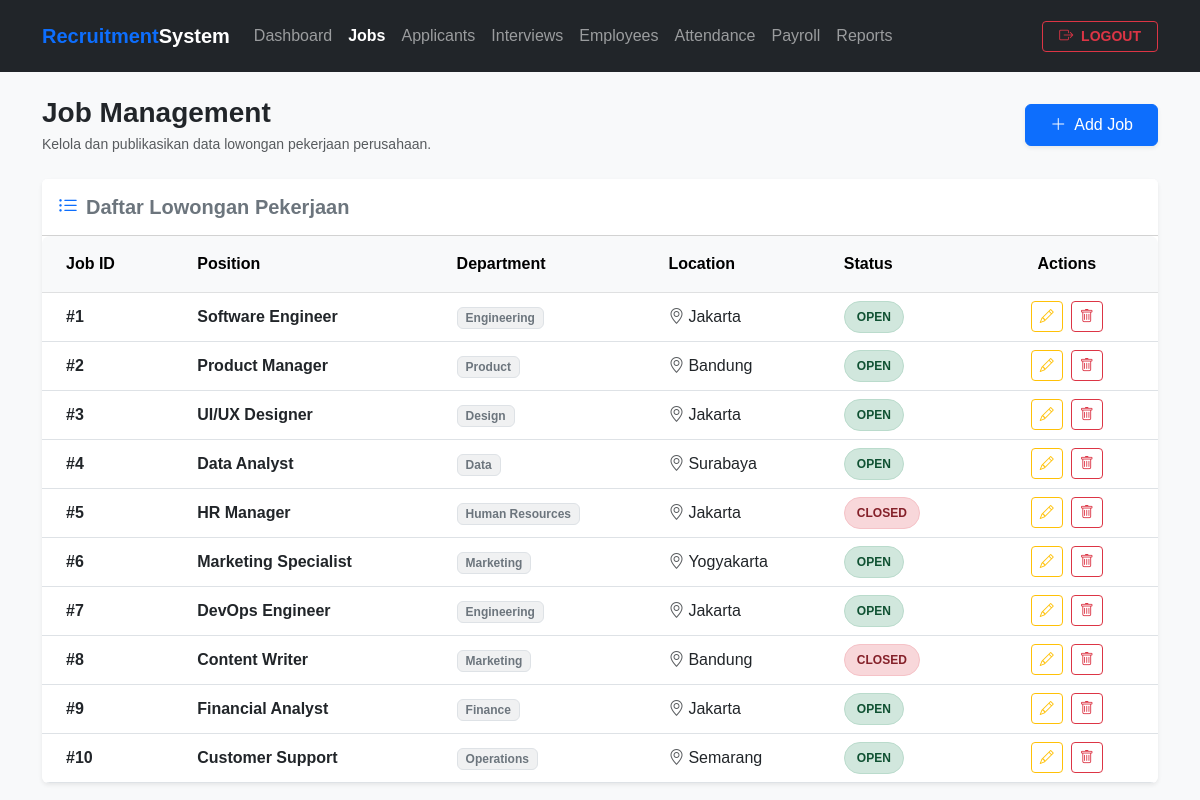
/jobs.php, run on the app's committed database.
### tables this page shows
CREATE TABLE jobs (
    job_id INT AUTO_INCREMENT PRIMARY KEY,
    position VARCHAR(100) NOT NULL,
    department VARCHAR(100) NOT NULL,
    location VARCHAR(100) NOT NULL,
    status ENUM('Open', 'Closed') DEFAULT 'Open',
    created_at TIMESTAMP DEFAULT CURRENT_TIMESTAMP,
    updated_at TIMESTAMP DEFAULT CURRENT_TIMESTAMP ON UPDATE CURRENT_TIMESTAMP
);

### jobs.php (the view, shortened to what this page needs)
<?php
require_once 'config/database.php';
$current_page = 'jobs';
$jobs = $conn->query("SELECT * FROM jobs ORDER BY created_at DESC");
?>
<!DOCTYPE html>
<html lang="id">
<head>
    <link href="https://cdn.jsdelivr.net/npm/bootstrap@5.3.0/dist/css/bootstrap.min.css" rel="stylesheet">
    <link href="https://cdn.jsdelivr.net/npm/bootstrap-icons@1.10.5/font/bootstrap-icons.css" rel="stylesheet">
</head>
<body>
    <nav class="navbar navbar-expand-lg navbar-dark bg-dark mb-4 py-3">
        <div class="container">
            <a class="navbar-brand fw-bold text-primary" href="#">Recruitment<span class="text-white">System</span></a>
            <div class="collapse navbar-collapse" id="navbarNav">
                <ul class="navbar-nav me-auto mb-2 mb-lg-0">
                    <li class="nav-item"><a class="nav-link <?= ($current_page == 'dashboard') ? 'active fw-bold text-white' : '' ?>" href="index.php">Dashboard</a></li>
                    <li class="nav-item"><a class="nav-link <?= ($current_page == 'jobs') ? 'active fw-bold text-white' : '' ?>" href="jobs.php">Jobs</a></li>
                    <li class="nav-item"><a class="nav-link <?= ($current_page == 'applicants') ? 'active fw-bold text-white' : '' ?>" href="applicants.php">Applicants</a></li>
                    <li class="nav-item"><a class="nav-link <?= ($current_page == 'interviews') ? 'active fw-bold text-white' : '' ?>" href="interviews.php">Interviews</a></li>
                    <li class="nav-item"><a class="nav-link <?= ($current_page == 'employees') ? 'active fw-bold text-white' : '' ?>" href="employees.php">Employees</a></li>
                    <li class="nav-item"><a class="nav-link <?= ($current_page == 'attendance') ? 'active fw-bold text-white' : '' ?>" href="attendance.php">Attendance</a></li>
                    <li class="nav-item"><a class="nav-link <?= ($current_page == 'payroll') ? 'active fw-bold text-white' : '' ?>" href="payroll.php">Payroll</a></li>
                    <li class="nav-item"><a class="nav-link <?= ($current_page == 'reports') ? 'active fw-bold text-white' : '' ?>" href="reports.php">Reports</a></li>
                </ul>
                <div class="d-flex align-items-center">
                    <a href="logout.php" class="btn btn-outline-danger btn-sm fw-bold px-3"><i class="bi bi-box-arrow-right me-1"></i> LOGOUT</a>
                </div>
            </div>
        </div>
    </nav>
    <div class="container mb-5">
        <div class="d-flex flex-column flex-md-row justify-content-between align-items-md-center gap-3 mb-4">
            <div>
                <h1 class="h3 fw-bold text-dark mb-1">Job Management</h1>
                <p class="text-muted small mb-0">Kelola dan publikasikan data lowongan pekerjaan perusahaan.</p>
            </div>
            <div>
                <button class="btn btn-primary px-4 py-2 shadow-sm" data-bs-toggle="modal" data-bs-target="#addJobModal"><i class="bi bi-plus-lg me-2"></i>Add Job</button>
            </div>
        </div>
        <div class="card shadow-sm border-0 mb-4">
            <div class="card-header bg-white py-3">
                <h5 class="card-title mb-0 fw-bold text-secondary"><i class="bi bi-list-ul me-2 text-primary"></i>Daftar Lowongan Pekerjaan</h5>
            </div>
            <div class="card-body p-0">
                <div class="table-responsive">
                    <table class="table table-hover align-middle mb-0">
                        <thead class="table-light">
                            <tr>
                                <th class="px-4 py-3">Job ID</th>
                                <th class="py-3">Position</th>
                                <th class="py-3">Department</th>
                                <th class="py-3">Location</th>
                                <th class="py-3">Status</th>
                                <th class="px-4 py-3 text-center">Actions</th>
                            </tr>
                        </thead>
                        <tbody>
                            <?php if ($jobs->num_rows == 0): ?>
                                <tr><td colspan="6" class="text-center py-5 text-muted">Belum ada lowongan pekerjaan saat ini.</td></tr>
                            <?php else: ?>
                                <?php while ($row = $jobs->fetch_assoc()): ?>
                                <tr>
                                    <td class="px-4"><strong>#<?= $row['job_id']; ?></strong></td>
                                    <td class="fw-semibold text-dark"><?= htmlspecialchars($row['position']); ?></td>
                                    <td><span class="badge bg-secondary bg-opacity-10 text-secondary border px-2 py-1"><?= htmlspecialchars($row['department']); ?></span></td>
                                    <td><i class="bi bi-geo-alt text-muted me-1"></i><?= htmlspecialchars($row['location']); ?></td>
                                    <td><span class="badge-status badge-<?= strtolower($row['status']); ?>"><?= $row['status']; ?></span></td>
                                    <td class="px-4 text-center">
                                        <div class="d-flex gap-2 justify-content-center">
                                            <button class="btn btn-sm btn-outline-warning" data-bs-toggle="modal" data-bs-target="#editJobModal" onclick="editJob(<?= htmlspecialchars(json_encode($row)); ?>)"><i class="bi bi-pencil"></i></button>
                                            <a href="jobs.php?delete=<?= $row['job_id']; ?>" class="btn btn-sm btn-outline-danger" onclick="return confirm('Apakah Anda yakin ingin menghapus job ini?')"><i class="bi bi-trash"></i></a>
                                        </div>
                                    </td>
                                </tr>
                                <?php endwhile; ?>
                            <?php endif; ?>
                        </tbody>
                    </table>
                </div>
            </div>
        </div>
    </div>
</body>
</html>

### jobs.php (style rules this page uses)
body { background-color: #f8f9fa; color: #333333; font-family: sans-serif; min-height: 100vh; }
.badge-status { padding: 6px 12px; border-radius: 50px; font-size: 12px; font-weight: 600; display: inline-block; text-transform: uppercase; }
.badge-open { background-color: #d1e7dd; color: #0f5132; border: 1px solid #badbcc; }
.badge-closed { background-color: #f8d7da; color: #842029; border: 1px solid #f5c2c7; }
.table-responsive { border-radius: 8px; }

### data on the page
jobs: job_id "1", position "Software Engineer", department "Engineering", location "Jakarta", status "OPEN"
jobs: job_id "2", position "Product Manager", department "Product", location "Bandung", status "OPEN"
jobs: job_id "3", position "UI/UX Designer", department "Design", location "Jakarta", status "OPEN"
jobs: job_id "4", position "Data Analyst", department "Data", location "Surabaya", status "OPEN"
jobs: job_id "5", position "HR Manager", department "Human Resources", location "Jakarta", status "CLOSED"
jobs: job_id "6", position "Marketing Specialist", department "Marketing", location "Yogyakarta", status "OPEN"
jobs: job_id "7", position "DevOps Engineer", department "Engineering", location "Jakarta", status "OPEN"
jobs: job_id "8", position "Content Writer", department "Marketing", location "Bandung", status "CLOSED"
jobs: job_id "9", position "Financial Analyst", department "Finance", location "Jakarta", status "OPEN"
jobs: job_id "10", position "Customer Support", department "Operations", location "Semarang", status "OPEN"
